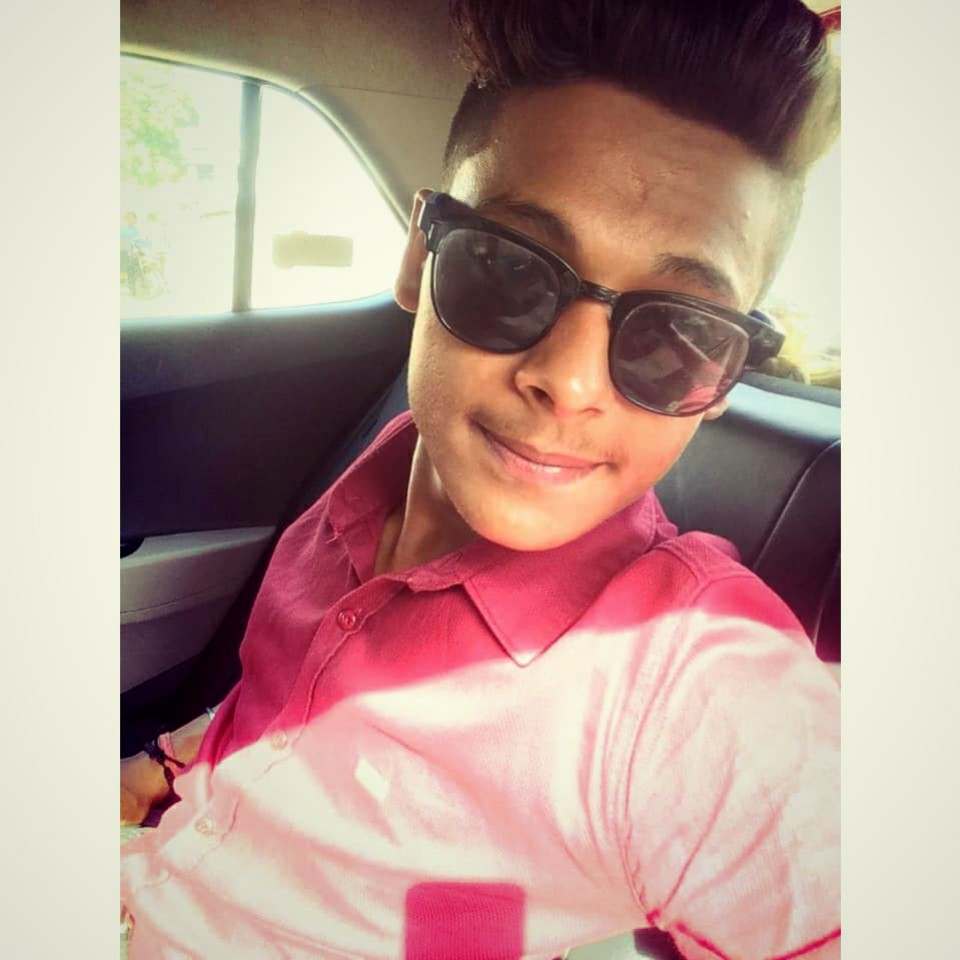
#> input picture opencvPython/src/a.jpeg, 960 x 960 px
$ python chap2BasicFunctions.py
#> lines starting #> are read from the running program, lines starting #| are printed output that depends on the picture; after the words box and inside, x2 and y2 are one past the last pixel; in counts of white or black regions, pixels touching at a corner belong together
import cv2
import numpy as np

img = cv2.imread("src/a.jpeg")
#> img is the input picture: shape (960, 960, 3); mean B, G, R 145.9, 154.5, 184

imgGrey = cv2.cvtColor(img,cv2.COLOR_BGR2GRAY) # for making img black n white
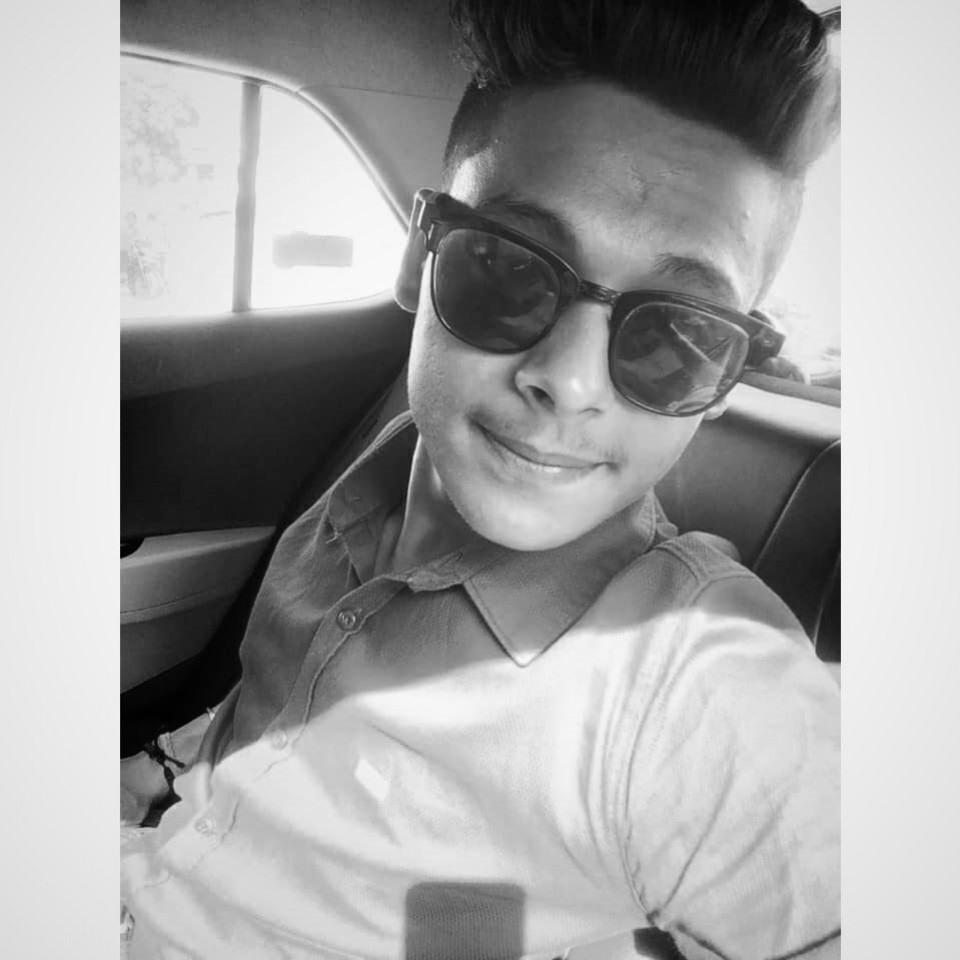
#> imgGrey: shape (960, 960); min 1, max 252, mean 162.4

imgBlur = cv2.GaussianBlur(imgGrey,(7,7),0)

# Edge detection
imgCanny = cv2.Canny(img,100,100)
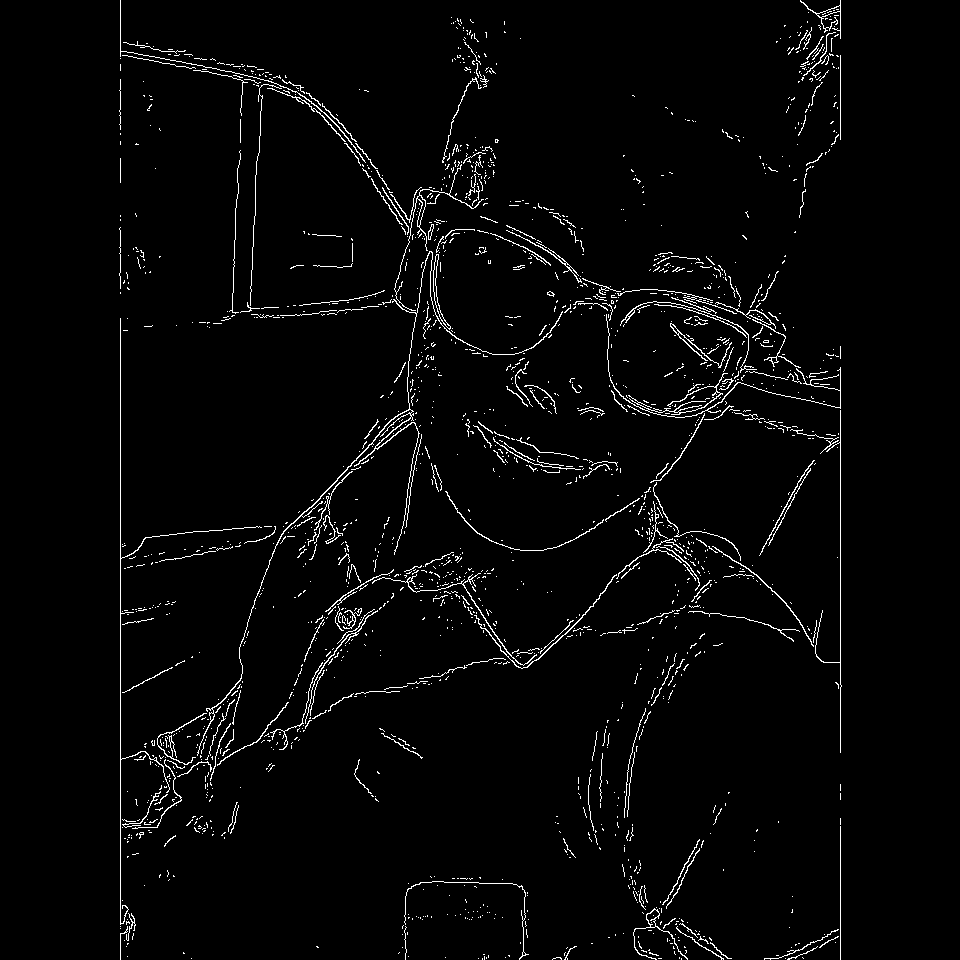
#> imgCanny: shape (960, 960); 2.6% white in thin lines or dots, all inside (x1, y1, x2, y2) = (119, 0, 842, 960)

# Image dilation(increse the thickness of edges)
kernel = np.ones((5,5),np.uint8)
imgDil = cv2.dilate(imgCanny,kernel,iterations=1)
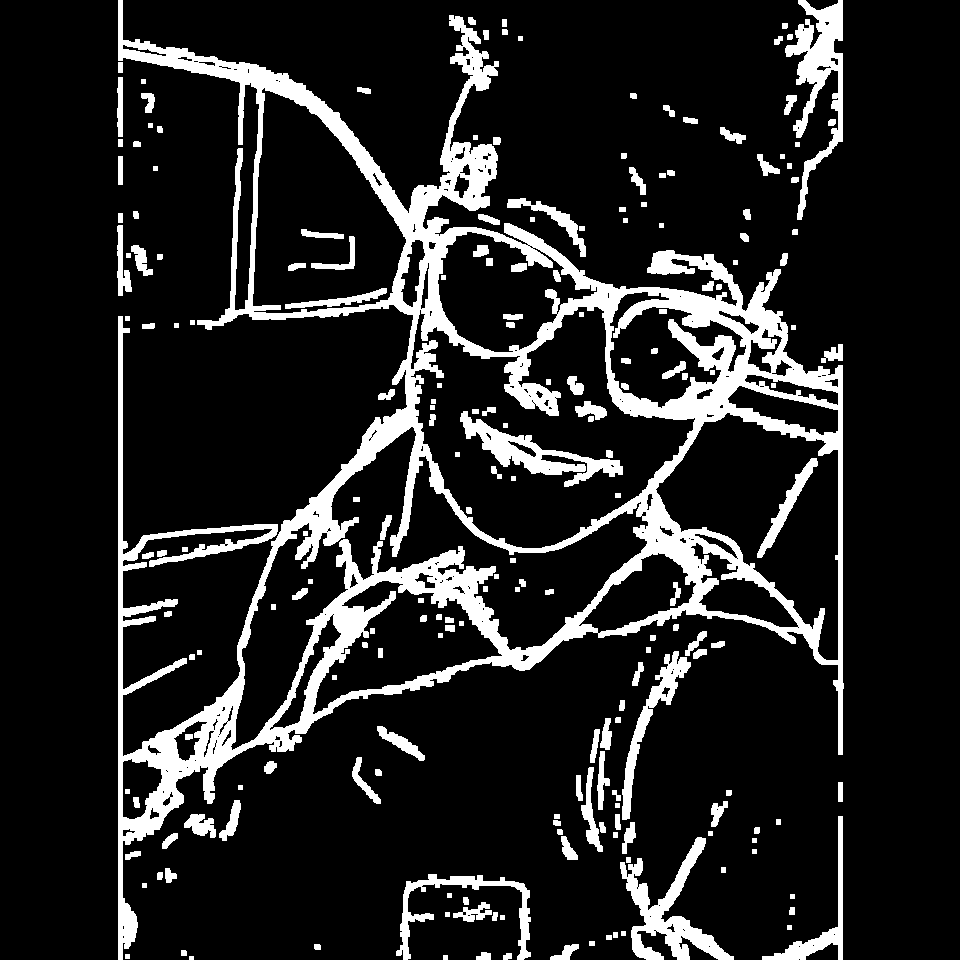
#> imgDil: shape (960, 960); 13.8% white; 209 white regions, largest, box (x1, y1, x2, y2) and area: (118, 0, 844, 960) 89931, (785, 0, 843, 220) 4531, (620, 837, 734, 960) 4187
imgErode = cv2.erode(imgDil,kernel,iterations=1)
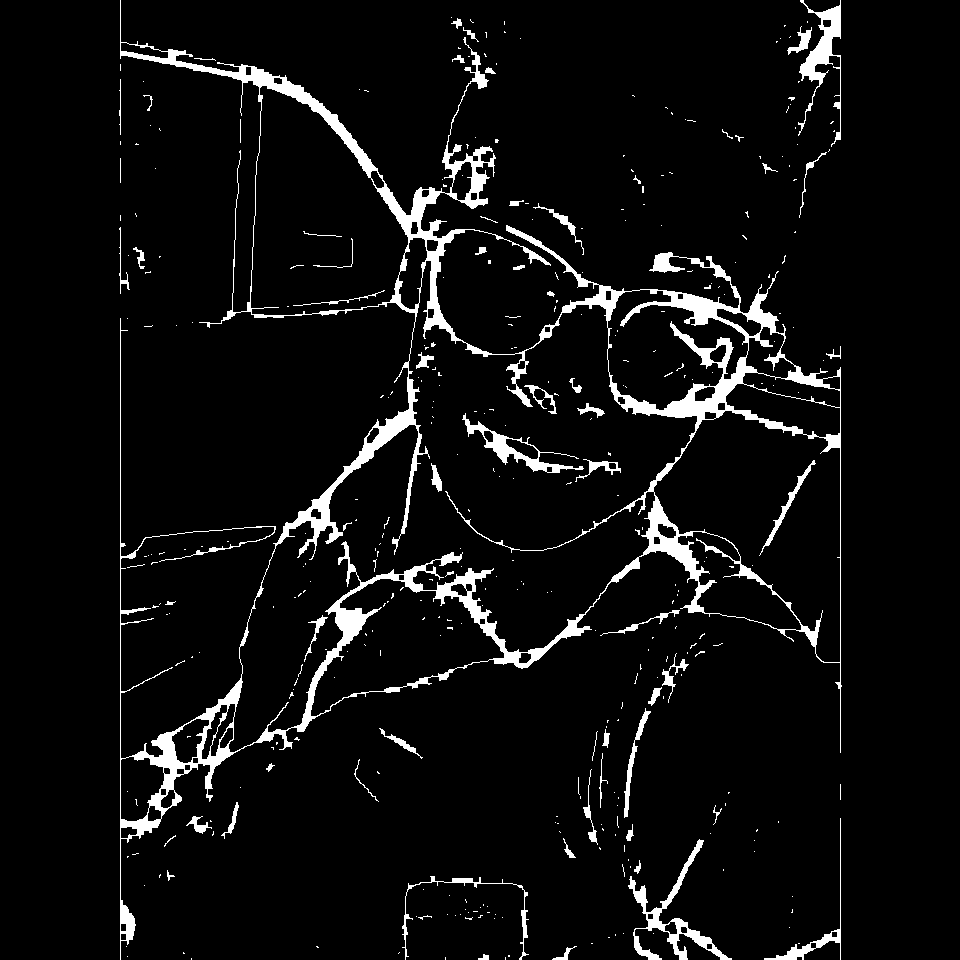
#> imgErode: shape (960, 960); 5.6% white; 381 white regions (316 under 20 px), largest, box (x1, y1, x2, y2) and area: (120, 0, 842, 960) 38370, (628, 839, 732, 960) 2030, (798, 0, 841, 147) 1700

#cv2.imshow("Ullu",imgBlur)
#cv2.imshow("Ullu Grey",imgGrey)
cv2.imshow("Ullu Grey Canny",imgCanny)
cv2.imshow("Ullu Grey Canny",img)
cv2.imshow("Ullu Grey Canny dilate",imgDil)
cv2.imshow("Ullu Grey Canny erode",imgErode)

cv2.waitKey(0)

$ run again, with opencvPython/src/card.jpg copied over opencvPython/src/a.jpeg
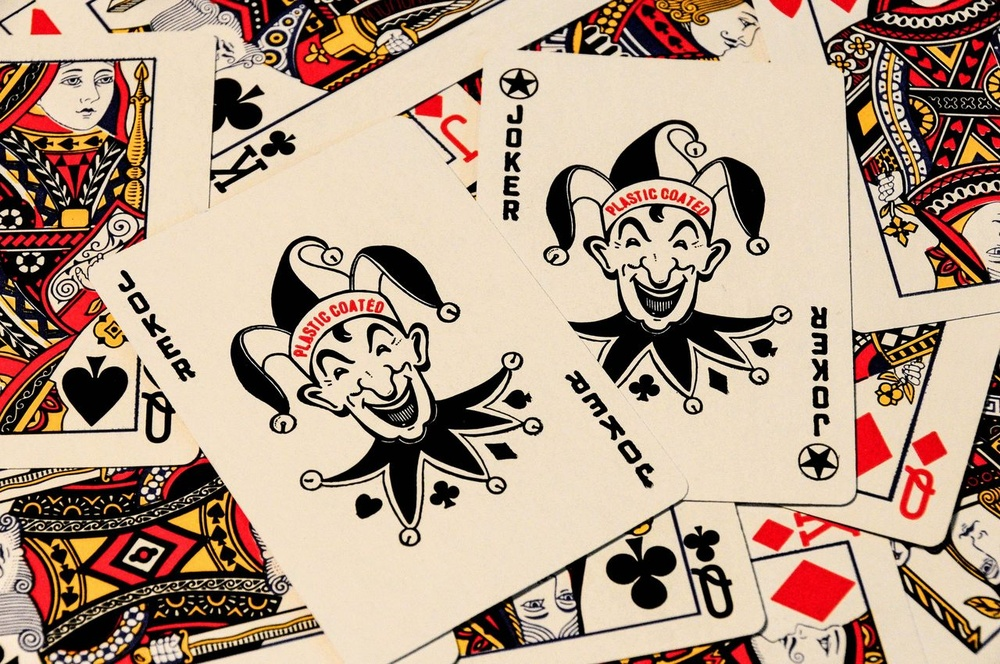
#> input picture opencvPython/src/card.jpg, 1000 x 664 px, shrunk from 1280 x 850 before the run
#> img is the input picture: shape (664, 1000, 3); mean B, G, R 135.9, 155.2, 179.3
#> `imgCanny = cv2.Canny(img,100,100)`:
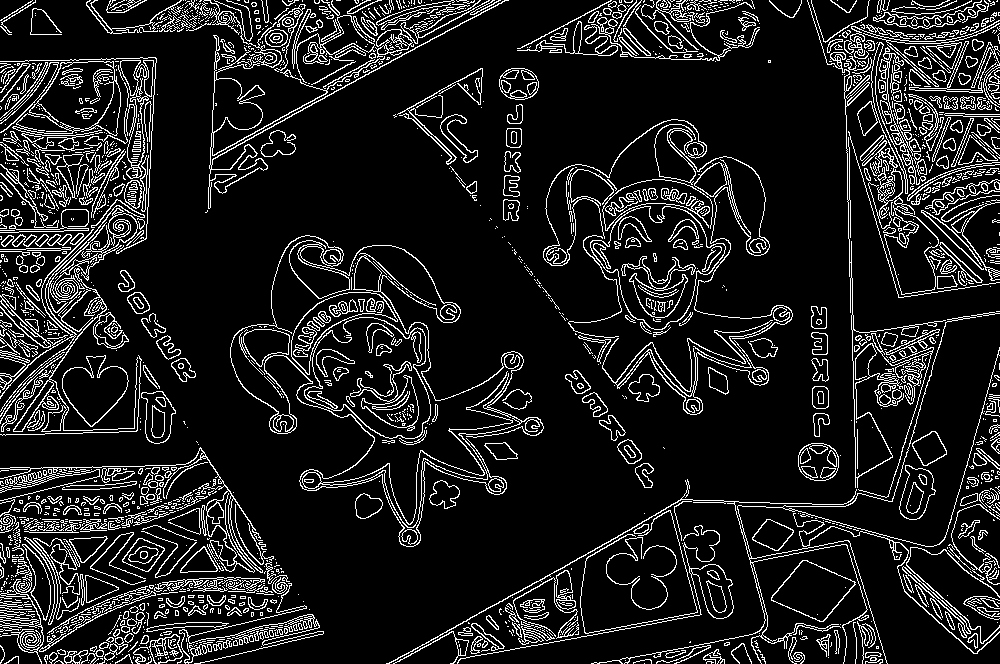
#> imgCanny: shape (664, 1000); 12% white in thin lines or dots
#> imgDil: shape (664, 1000); 45.6% white; 35 white regions, largest, box (x1, y1, x2, y2) and area: (384, 0, 1000, 664) 91232, (0, 439, 326, 664) 46521, (0, 55, 178, 446) 45915
#> `imgErode = cv2.erode(imgDil,kernel,iterations=1)`:
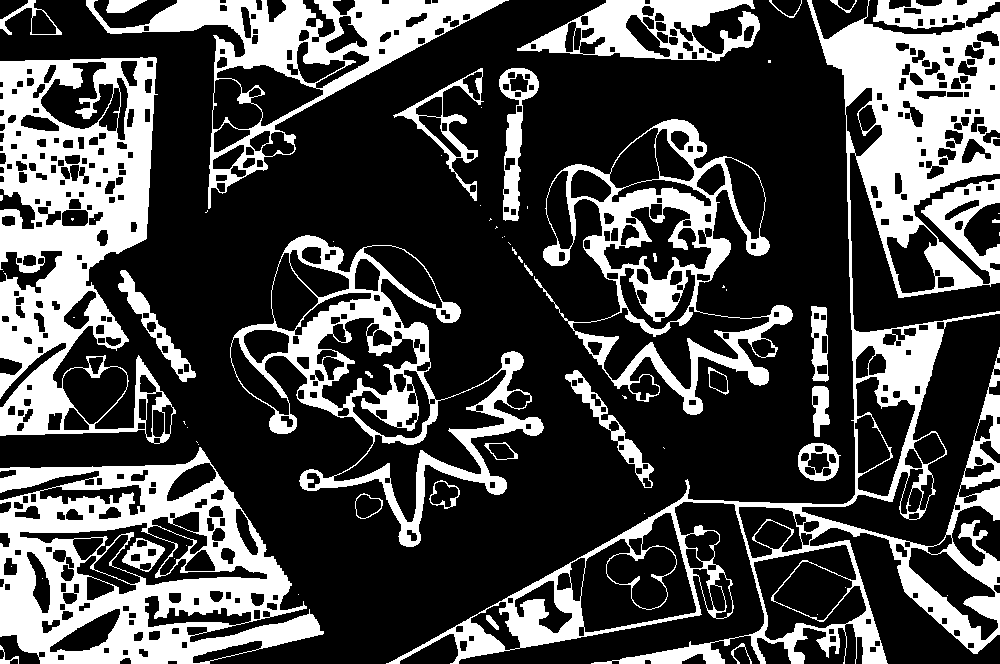
#> imgErode: shape (664, 1000); 29% white; 68 white regions (38 under 20 px), largest, box (x1, y1, x2, y2) and area: (386, 0, 1000, 664) 57763, (0, 57, 176, 444) 33286, (0, 447, 324, 664) 31779
